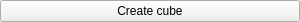
<?xml version="1.0" encoding="UTF-8"?>
<ui version="4.0">
 <class>MyPlugin</class>
 <widget class="QDockWidget" name="MyPlugin">
  <property name="geometry">
   <rect>
    <x>0</x>
    <y>0</y>
    <width>300</width>
    <height>200</height>
   </rect>
  </property>
  <property name="windowTitle">
   <string>MyPlugin</string>
  </property>
  <widget class="QPushButton" name="button1">
   <property name="geometry">
    <rect>
     <x>10</x>
     <y>10</y>
     <width>280</width>
     <height>23</height>
    </rect>
   </property>
   <property name="text">
    <string>Hello, world!</string>
   </property>
  </widget>
  <widget class="QPushButton" name="button2">
   <property name="geometry">
    <rect>
     <x>10</x>
     <y>50</y>
     <width>280</width>
     <height>23</height>
   </rect>
   </property>
   <property name="text">
    <string>Create cube</string>
   </property>
  </widget>
 </widget>
</ui>
